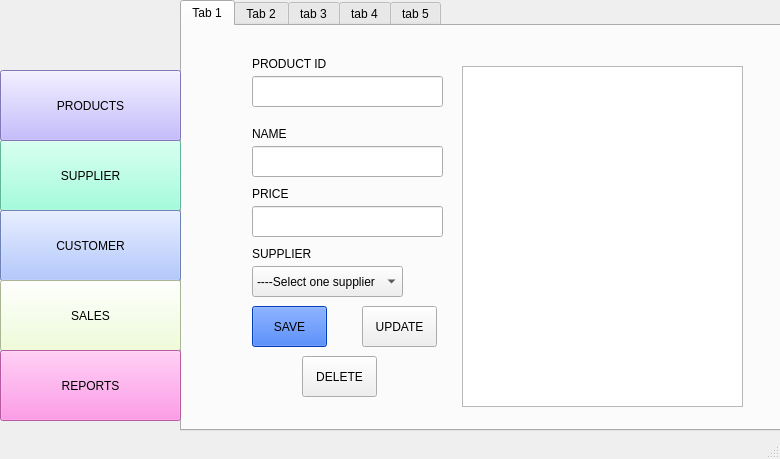
<?xml version="1.0" encoding="UTF-8"?>
<ui version="4.0">
 <class>Sales_System</class>
 <widget class="QMainWindow" name="Sales_System">
  <property name="geometry">
   <rect>
    <x>0</x>
    <y>0</y>
    <width>780</width>
    <height>459</height>
   </rect>
  </property>
  <property name="windowTitle">
   <string>Sales_System</string>
  </property>
  <widget class="QWidget" name="centralwidget">
   <widget class="QPushButton" name="btn_tab1">
    <property name="geometry">
     <rect>
      <x>0</x>
      <y>70</y>
      <width>181</width>
      <height>71</height>
     </rect>
    </property>
    <property name="styleSheet">
     <string notr="true">background-color: rgb(180, 167, 255);</string>
    </property>
    <property name="text">
     <string>PRODUCTS</string>
    </property>
   </widget>
   <widget class="QTabWidget" name="TabWidget">
    <property name="geometry">
     <rect>
      <x>180</x>
      <y>0</y>
      <width>611</width>
      <height>431</height>
     </rect>
    </property>
    <property name="currentIndex">
     <number>0</number>
    </property>
    <widget class="QWidget" name="tab1">
     <attribute name="title">
      <string>Tab 1</string>
     </attribute>
     <widget class="QPushButton" name="btn_save_product">
      <property name="geometry">
       <rect>
        <x>70</x>
        <y>280</y>
        <width>75</width>
        <height>41</height>
       </rect>
      </property>
      <property name="styleSheet">
       <string notr="true">background-color: rgb(0, 85, 255);
font: 700 10pt &quot;Segoe UI&quot;;</string>
      </property>
      <property name="text">
       <string>SAVE</string>
      </property>
     </widget>
     <widget class="QLabel" name="label_2">
      <property name="geometry">
       <rect>
        <x>70</x>
        <y>160</y>
        <width>49</width>
        <height>16</height>
       </rect>
      </property>
      <property name="text">
       <string>PRICE</string>
      </property>
     </widget>
     <widget class="QLineEdit" name="ln_name">
      <property name="geometry">
       <rect>
        <x>70</x>
        <y>120</y>
        <width>191</width>
        <height>31</height>
       </rect>
      </property>
     </widget>
     <widget class="QLineEdit" name="ln_price">
      <property name="geometry">
       <rect>
        <x>70</x>
        <y>180</y>
        <width>191</width>
        <height>31</height>
       </rect>
      </property>
     </widget>
     <widget class="QLabel" name="label">
      <property name="geometry">
       <rect>
        <x>70</x>
        <y>100</y>
        <width>121</width>
        <height>16</height>
       </rect>
      </property>
      <property name="text">
       <string>NAME</string>
      </property>
     </widget>
     <widget class="QPushButton" name="btn_delete_product">
      <property name="geometry">
       <rect>
        <x>120</x>
        <y>330</y>
        <width>75</width>
        <height>41</height>
       </rect>
      </property>
      <property name="text">
       <string>DELETE</string>
      </property>
     </widget>
     <widget class="QPushButton" name="btn_update_product">
      <property name="geometry">
       <rect>
        <x>180</x>
        <y>280</y>
        <width>75</width>
        <height>41</height>
       </rect>
      </property>
      <property name="text">
       <string>UPDATE</string>
      </property>
     </widget>
     <widget class="QComboBox" name="combo_supplier">
      <property name="geometry">
       <rect>
        <x>70</x>
        <y>240</y>
        <width>151</width>
        <height>31</height>
       </rect>
      </property>
      <item>
       <property name="text">
        <string>----Select one supplier</string>
       </property>
      </item>
     </widget>
     <widget class="QLabel" name="label_3">
      <property name="geometry">
       <rect>
        <x>70</x>
        <y>220</y>
        <width>81</width>
        <height>16</height>
       </rect>
      </property>
      <property name="text">
       <string>SUPPLIER</string>
      </property>
     </widget>
     <widget class="QListWidget" name="listWidget">
      <property name="geometry">
       <rect>
        <x>280</x>
        <y>40</y>
        <width>281</width>
        <height>341</height>
       </rect>
      </property>
     </widget>
     <widget class="QLabel" name="label_5">
      <property name="geometry">
       <rect>
        <x>70</x>
        <y>30</y>
        <width>91</width>
        <height>16</height>
       </rect>
      </property>
      <property name="text">
       <string>PRODUCT ID</string>
      </property>
     </widget>
     <widget class="QLineEdit" name="ln_pro_id">
      <property name="geometry">
       <rect>
        <x>70</x>
        <y>50</y>
        <width>191</width>
        <height>31</height>
       </rect>
      </property>
     </widget>
    </widget>
    <widget class="QWidget" name="tab2">
     <attribute name="title">
      <string>Tab 2</string>
     </attribute>
     <widget class="QLabel" name="label_4">
      <property name="geometry">
       <rect>
        <x>70</x>
        <y>90</y>
        <width>61</width>
        <height>16</height>
       </rect>
      </property>
      <property name="text">
       <string>NAME</string>
      </property>
     </widget>
     <widget class="QLineEdit" name="ln_supplier">
      <property name="geometry">
       <rect>
        <x>70</x>
        <y>120</y>
        <width>191</width>
        <height>31</height>
       </rect>
      </property>
     </widget>
     <widget class="QPushButton" name="btn_add_supplier">
      <property name="geometry">
       <rect>
        <x>70</x>
        <y>160</y>
        <width>75</width>
        <height>41</height>
       </rect>
      </property>
      <property name="text">
       <string>ADD</string>
      </property>
     </widget>
     <widget class="QLabel" name="label_6">
      <property name="geometry">
       <rect>
        <x>70</x>
        <y>20</y>
        <width>81</width>
        <height>16</height>
       </rect>
      </property>
      <property name="text">
       <string>SUPPLIER ID</string>
      </property>
     </widget>
     <widget class="QLineEdit" name="ln_supp_id">
      <property name="geometry">
       <rect>
        <x>70</x>
        <y>50</y>
        <width>191</width>
        <height>31</height>
       </rect>
      </property>
     </widget>
     <widget class="QListWidget" name="listWidget_supp">
      <property name="geometry">
       <rect>
        <x>285</x>
        <y>20</y>
        <width>281</width>
        <height>271</height>
       </rect>
      </property>
     </widget>
     <widget class="QPushButton" name="btn_supp_delete">
      <property name="geometry">
       <rect>
        <x>130</x>
        <y>220</y>
        <width>75</width>
        <height>41</height>
       </rect>
      </property>
      <property name="text">
       <string>DELETE</string>
      </property>
     </widget>
     <widget class="QPushButton" name="btn_supp_update">
      <property name="geometry">
       <rect>
        <x>180</x>
        <y>160</y>
        <width>75</width>
        <height>41</height>
       </rect>
      </property>
      <property name="text">
       <string>UPDATE</string>
      </property>
     </widget>
    </widget>
    <widget class="QWidget" name="tab3">
     <attribute name="title">
      <string>tab 3</string>
     </attribute>
     <widget class="QLabel" name="label_10">
      <property name="geometry">
       <rect>
        <x>40</x>
        <y>110</y>
        <width>49</width>
        <height>16</height>
       </rect>
      </property>
      <property name="text">
       <string>NAME</string>
      </property>
     </widget>
     <widget class="QLineEdit" name="ln_name_cus">
      <property name="geometry">
       <rect>
        <x>40</x>
        <y>130</y>
        <width>191</width>
        <height>31</height>
       </rect>
      </property>
     </widget>
     <widget class="QLineEdit" name="ln_last_cus">
      <property name="geometry">
       <rect>
        <x>40</x>
        <y>200</y>
        <width>191</width>
        <height>31</height>
       </rect>
      </property>
     </widget>
     <widget class="QLabel" name="label_11">
      <property name="geometry">
       <rect>
        <x>40</x>
        <y>180</y>
        <width>81</width>
        <height>16</height>
       </rect>
      </property>
      <property name="text">
       <string>LAST_NAME</string>
      </property>
     </widget>
     <widget class="QLineEdit" name="ln_doc">
      <property name="geometry">
       <rect>
        <x>40</x>
        <y>70</y>
        <width>191</width>
        <height>31</height>
       </rect>
      </property>
     </widget>
     <widget class="QLabel" name="label_12">
      <property name="geometry">
       <rect>
        <x>40</x>
        <y>40</y>
        <width>49</width>
        <height>16</height>
       </rect>
      </property>
      <property name="text">
       <string>DNI/RUT</string>
      </property>
     </widget>
     <widget class="QLabel" name="label_13">
      <property name="geometry">
       <rect>
        <x>40</x>
        <y>240</y>
        <width>49</width>
        <height>16</height>
       </rect>
      </property>
      <property name="text">
       <string>PHONE</string>
      </property>
     </widget>
     <widget class="QLineEdit" name="ln_phone_cus">
      <property name="geometry">
       <rect>
        <x>40</x>
        <y>260</y>
        <width>191</width>
        <height>31</height>
       </rect>
      </property>
      <property name="text">
       <string/>
      </property>
     </widget>
     <widget class="QPushButton" name="btn_reg_cus">
      <property name="geometry">
       <rect>
        <x>40</x>
        <y>310</y>
        <width>75</width>
        <height>41</height>
       </rect>
      </property>
      <property name="text">
       <string>REGISTER</string>
      </property>
     </widget>
     <widget class="QListWidget" name="listWidget_cust">
      <property name="geometry">
       <rect>
        <x>290</x>
        <y>61</y>
        <width>256</width>
        <height>221</height>
       </rect>
      </property>
     </widget>
     <widget class="QPushButton" name="btn_upd_cus">
      <property name="geometry">
       <rect>
        <x>160</x>
        <y>310</y>
        <width>75</width>
        <height>41</height>
       </rect>
      </property>
      <property name="text">
       <string>UPDATE</string>
      </property>
     </widget>
     <widget class="QPushButton" name="btn_del_cus">
      <property name="geometry">
       <rect>
        <x>280</x>
        <y>310</y>
        <width>75</width>
        <height>41</height>
       </rect>
      </property>
      <property name="text">
       <string>DELETE</string>
      </property>
     </widget>
    </widget>
    <widget class="QWidget" name="tab4">
     <attribute name="title">
      <string>tab 4</string>
     </attribute>
     <widget class="QLabel" name="label_7">
      <property name="geometry">
       <rect>
        <x>40</x>
        <y>30</y>
        <width>91</width>
        <height>16</height>
       </rect>
      </property>
      <property name="text">
       <string>ID or NAME</string>
      </property>
     </widget>
     <widget class="QLineEdit" name="ln_search">
      <property name="geometry">
       <rect>
        <x>40</x>
        <y>50</y>
        <width>113</width>
        <height>31</height>
       </rect>
      </property>
     </widget>
     <widget class="QPushButton" name="btn_search">
      <property name="geometry">
       <rect>
        <x>170</x>
        <y>50</y>
        <width>75</width>
        <height>31</height>
       </rect>
      </property>
      <property name="text">
       <string>SEARCH</string>
      </property>
     </widget>
     <widget class="QTableWidget" name="tableWidget_sale">
      <property name="geometry">
       <rect>
        <x>40</x>
        <y>91</y>
        <width>531</width>
        <height>241</height>
       </rect>
      </property>
     </widget>
     <widget class="QPushButton" name="btn_sale">
      <property name="geometry">
       <rect>
        <x>480</x>
        <y>350</y>
        <width>75</width>
        <height>31</height>
       </rect>
      </property>
      <property name="text">
       <string>SALE</string>
      </property>
     </widget>
     <widget class="QLabel" name="label_8">
      <property name="geometry">
       <rect>
        <x>290</x>
        <y>30</y>
        <width>71</width>
        <height>16</height>
       </rect>
      </property>
      <property name="text">
       <string>QUANTITY</string>
      </property>
     </widget>
     <widget class="QLineEdit" name="btn_qty">
      <property name="geometry">
       <rect>
        <x>290</x>
        <y>50</y>
        <width>71</width>
        <height>31</height>
       </rect>
      </property>
     </widget>
     <widget class="QPushButton" name="btn_cancel">
      <property name="geometry">
       <rect>
        <x>310</x>
        <y>350</y>
        <width>75</width>
        <height>31</height>
       </rect>
      </property>
      <property name="text">
       <string>CANCEL</string>
      </property>
     </widget>
     <widget class="QLabel" name="label_9">
      <property name="geometry">
       <rect>
        <x>480</x>
        <y>30</y>
        <width>49</width>
        <height>16</height>
       </rect>
      </property>
      <property name="text">
       <string>TOTAL</string>
      </property>
     </widget>
     <widget class="QLineEdit" name="btn_total">
      <property name="geometry">
       <rect>
        <x>480</x>
        <y>50</y>
        <width>81</width>
        <height>31</height>
       </rect>
      </property>
     </widget>
    </widget>
    <widget class="QWidget" name="tab5">
     <attribute name="title">
      <string>tab 5</string>
     </attribute>
     <widget class="QTableWidget" name="tableWidget_report">
      <property name="geometry">
       <rect>
        <x>25</x>
        <y>101</y>
        <width>541</width>
        <height>251</height>
       </rect>
      </property>
     </widget>
     <widget class="QDateEdit" name="date_from">
      <property name="geometry">
       <rect>
        <x>30</x>
        <y>40</y>
        <width>110</width>
        <height>22</height>
       </rect>
      </property>
     </widget>
     <widget class="QDateEdit" name="date_to">
      <property name="geometry">
       <rect>
        <x>150</x>
        <y>40</y>
        <width>110</width>
        <height>22</height>
       </rect>
      </property>
     </widget>
     <widget class="QLabel" name="label_14">
      <property name="geometry">
       <rect>
        <x>30</x>
        <y>20</y>
        <width>49</width>
        <height>16</height>
       </rect>
      </property>
      <property name="text">
       <string>FROM</string>
      </property>
     </widget>
     <widget class="QLabel" name="label_15">
      <property name="geometry">
       <rect>
        <x>150</x>
        <y>20</y>
        <width>49</width>
        <height>16</height>
       </rect>
      </property>
      <property name="text">
       <string>TO</string>
      </property>
     </widget>
     <widget class="QPushButton" name="btn_report">
      <property name="geometry">
       <rect>
        <x>480</x>
        <y>30</y>
        <width>75</width>
        <height>31</height>
       </rect>
      </property>
      <property name="text">
       <string>REPORT</string>
      </property>
     </widget>
    </widget>
   </widget>
   <widget class="QPushButton" name="btn_tab2">
    <property name="geometry">
     <rect>
      <x>0</x>
      <y>140</y>
      <width>181</width>
      <height>71</height>
     </rect>
    </property>
    <property name="styleSheet">
     <string notr="true">background-color: rgb(135, 255, 211);</string>
    </property>
    <property name="text">
     <string>SUPPLIER</string>
    </property>
   </widget>
   <widget class="QPushButton" name="btn_tab3">
    <property name="geometry">
     <rect>
      <x>0</x>
      <y>210</y>
      <width>181</width>
      <height>71</height>
     </rect>
    </property>
    <property name="styleSheet">
     <string notr="true">background-color: rgb(155, 182, 255);</string>
    </property>
    <property name="text">
     <string>CUSTOMER</string>
    </property>
   </widget>
   <widget class="QPushButton" name="btn_tab4">
    <property name="geometry">
     <rect>
      <x>0</x>
      <y>280</y>
      <width>181</width>
      <height>71</height>
     </rect>
    </property>
    <property name="styleSheet">
     <string notr="true">background-color: rgb(236, 255, 206);</string>
    </property>
    <property name="text">
     <string>SALES</string>
    </property>
   </widget>
   <widget class="QPushButton" name="btn_tab5">
    <property name="geometry">
     <rect>
      <x>0</x>
      <y>350</y>
      <width>181</width>
      <height>71</height>
     </rect>
    </property>
    <property name="styleSheet">
     <string notr="true">background-color: rgb(255, 125, 225);</string>
    </property>
    <property name="text">
     <string>REPORTS</string>
    </property>
   </widget>
   <zorder>TabWidget</zorder>
   <zorder>btn_tab2</zorder>
   <zorder>btn_tab3</zorder>
   <zorder>btn_tab4</zorder>
   <zorder>btn_tab5</zorder>
   <zorder>btn_tab1</zorder>
  </widget>
  <widget class="QMenuBar" name="menubar">
   <property name="geometry">
    <rect>
     <x>0</x>
     <y>0</y>
     <width>780</width>
     <height>22</height>
    </rect>
   </property>
  </widget>
  <widget class="QStatusBar" name="statusbar"/>
 </widget>
 <resources/>
 <connections/>
</ui>
